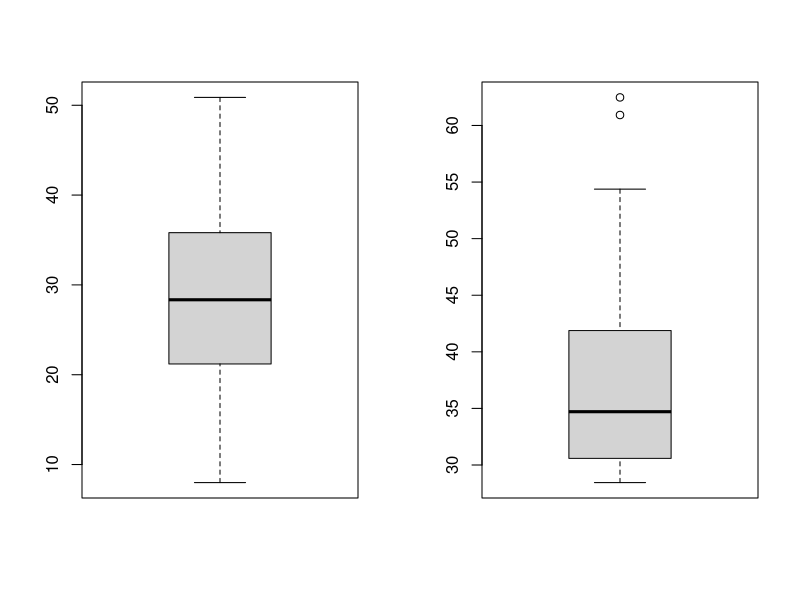
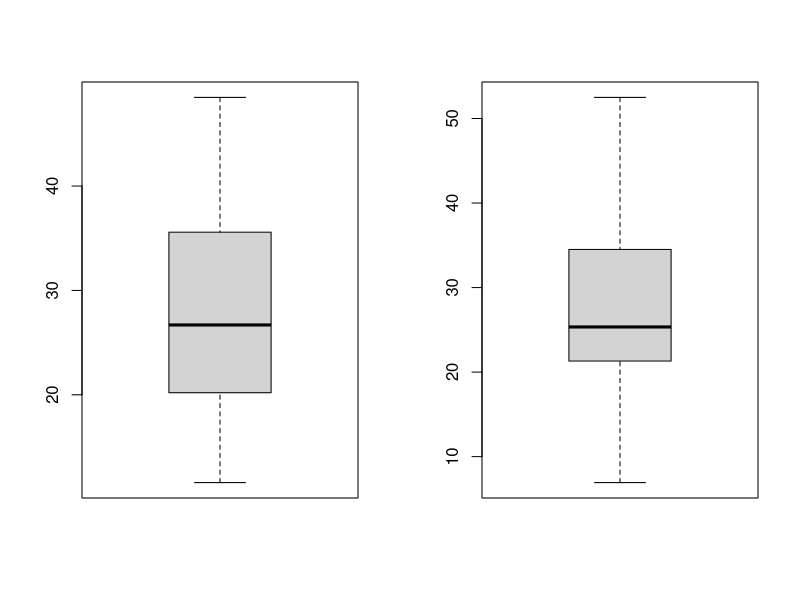
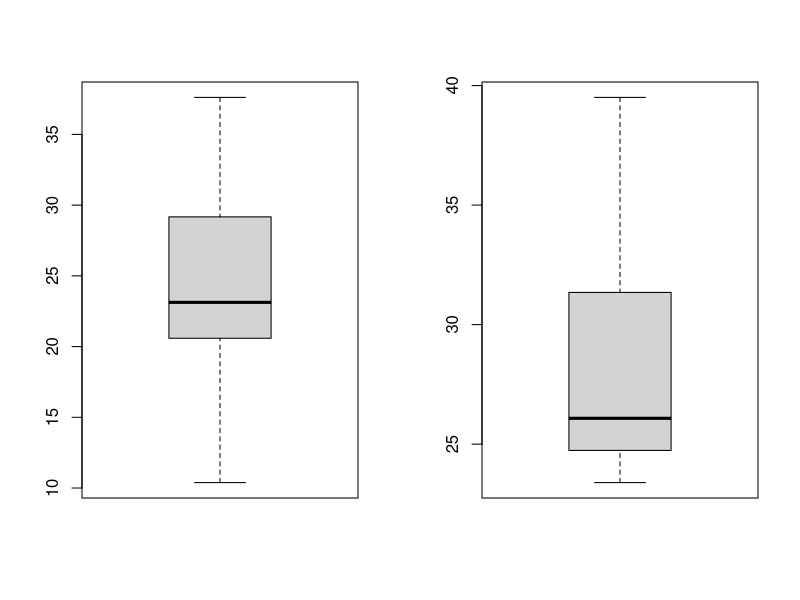
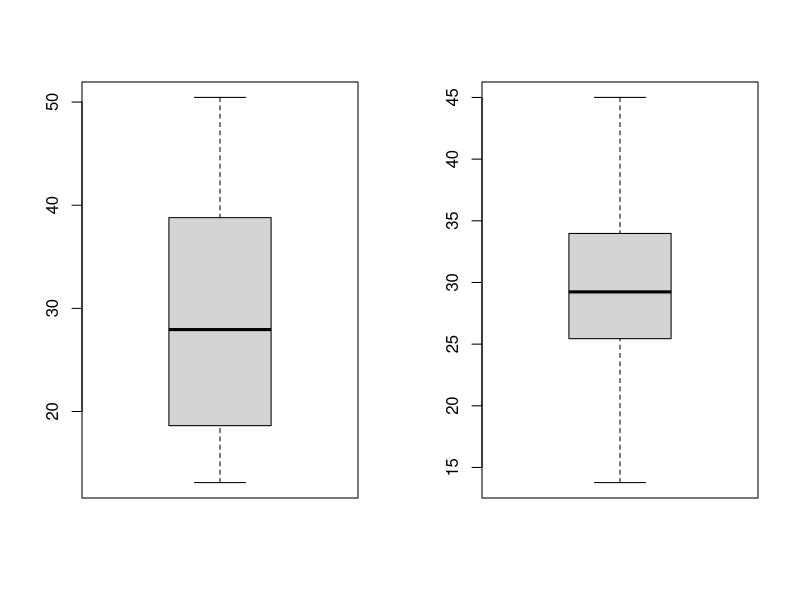

Recreate these plots in R, in order. (Note: this script raises an error after producing the figures.)
pop_1 <- rgamma(100000, shape = 7, rate = 1/4)

# Pefrom a Z_test
x1 <- sample(pop_1, 67)
y1 <- sample(pop_1[pop_1 > median(x1)], 89)

par(mfrow = c(1, 2))
boxplot(x1)
boxplot(y1)

z <- (mean(x1) - mean(y1))/(sqrt(var(x1)/67 + var(y1)/89))

2*(1 - pnorm(abs(z)))


# Perfom a Z_test
x2 <- sample(pop_1, 67)
y2 <- sample(pop_1, 89)

par(mfrow = c(1, 2))
boxplot(x2)
boxplot(y2)

z <- (mean(x2) - mean(y2))/(sqrt(var(x2)/67 + var(y2)/89))

2*(1 - pnorm(abs(z)))



# Perfom a T_test
x3 <- sample(pop_1, 17)
y3 <- sample(pop_1[pop_1 > median(x3)], 9)

par(mfrow = c(1, 2))
boxplot(x3)
boxplot(y3)

t <- (mean(x3) - mean(y3))/(sqrt(var(x3)/17 + var(y3)/9))

2*(1 - pt(abs(t), df = 8))


# Perfom a T_test
x4 <- sample(pop_1, 17)
y4 <- sample(pop_1, 9)

par(mfrow = c(1, 2))
boxplot(x4)
boxplot(y4)

t <- (mean(x4) - mean(y4))/(sqrt(var(x4)/17 + var(y4)/9))

2*(1 - pt(abs(t), df = 8))


mat <- matrix(c(3, 1, 0, 4), nrow, ncol, byrow = TRUE)
nrow = dim(mat)[1]
ncol = dim(mat)[2]
e <- matrix(NA, nrow, ncol)
tstat = 0
for(i in 1:nrow){
  for(j in 1:ncol){
    e[i, j] <- (sum(mat[i, ])*sum(mat[, j]))/sum(mat)
    
    tstat = tstat + (mat[i, j] - e[i, j])^2/e[i, j]
  }
}

1 - pchisq(tstat, df = (nrow - 1)*(ncol - 1))





# Perform a Chi-Squared Test on population 2 verse 3 and 2 verse 4
pop_2 <- rbinom(100, size = 3, p = 0.3)
pop_3 <- rbinom(100, size = 4, p = 0.3)
pop_4 <- ifelse(pop_2 < 2, rbinom(1, 1, p = 0.2), rbinom(1,1, p = 0.9))


mat <- as.matrix(table(pop_2, pop_3))
#mat <- as.matrix(table(pop_2, pop_4))

nrow <- dim(mat)[1]
ncol <- dim(mat)[2]

nrow = dim(mat)[1]
ncol = dim(mat)[2]
e <- matrix(NA, nrow, ncol)
tstat = 0
for(i in 1:nrow){
  for(j in 1:ncol){
    e[i, j] <- (sum(mat[i, ])*sum(mat[, j]))/sum(mat)
    
    tstat = tstat + (mat[i, j] - e[i, j])^2/e[i, j]
  }
}

1 - pchisq(tstat, df = (nrow - 1)*(ncol - 1))





